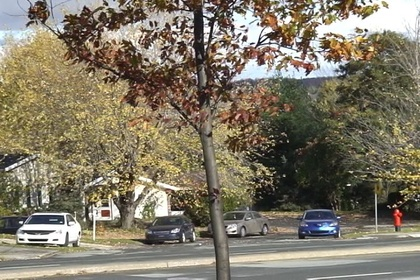
%> input picture matlab/4/im1.jpg, 420 x 280 px, shrunk from 720 x 480 before the run
$ octave hw4.m   (GNU Octave 9; MATLAB toolbox functions it lacks are replaced by stand-ins)
%> lines starting %> are read from the running program, lines starting %| are printed output that depends on the picture
### matlab/4/lbsp.m
% clc;    % Clear the command window.
% close all;  % Close all figures (except those of imtool.)
% imtool close all;  % Close all imtool figures.
% clear;  % Erase all existing variables.
% workspace;  % Make sure the workspace panel is showing.
% fontSize = 20;
% % Read in a standard MATLAB gray scale demo image.
% folder = fullfile(matlabroot, '\toolbox\images\imdemos');
% baseFileName = 'cameraman.tif';
% % Get the full filename, with path prepended.
% fullFileName = fullfile(folder, baseFileName);
% if ~exist(fullFileName, 'file')
%   % Didn't find it there.  Check the search path for it.
%   fullFileName = baseFileName; % No path this time.
%   if ~exist(fullFileName, 'file')
%       % Still didn't find it.  Alert user.
%       errorMessage = sprintf('Error: %s does not exist.', fullFileName);
%       uiwait(warndlg(errorMessage));
%       return;
%   end
% end
function [binarypattern] = lbsp(im)
grayImage = rgb2gray(im);
% Get the dimensions of the image.  numberOfColorBands should be = 1.
[rows columns numberOfColorBands] = size(grayImage);

% [14 lines of commented-out code are left out]
localBinaryPatternImage = zeros(size(grayImage));
for row = 2 : rows - 1
    for col = 2 : columns - 1
        centerPixel = grayImage(row, col);
        pixel7=grayImage(row-1, col-1) > centerPixel;
        pixel6=grayImage(row-1, col) > centerPixel;
        pixel5=grayImage(row-1, col+1) > centerPixel;
        pixel4=grayImage(row, col+1) > centerPixel;
        pixel3=grayImage(row+1, col+1) > centerPixel;
        pixel2=grayImage(row+1, col) > centerPixel;
        pixel1=grayImage(row+1, col-1) > centerPixel;
        pixel0=grayImage(row, col-1) > centerPixel;
        localBinaryPatternImage(row, col) = uint8(...
            pixel7 * 2^7 + pixel6 * 2^6 + ...
            pixel5 * 2^5 + pixel4 * 2^4 + ...
            pixel3 * 2^3 + pixel2 * 2^2 + ...
            pixel1 * 2 + pixel0);
    end
end
% [7 lines of commented-out code are left out]
binarypattern = localBinaryPatternImage;
end

### matlab/4/hw4.m

% 1- read ref,im1 and im2
im1 = imread('im1.jpg');
%> im1 is the input picture: size 280x420x3 uint8; mean R, G, B 128.1, 120.4, 102.7
im2 = imread('im2.jpg');
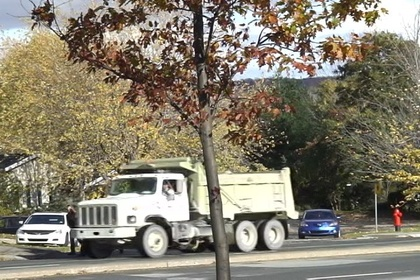
%> input picture matlab/4/im2.jpg, 420 x 280 px, shrunk from 720 x 480 before the run
%> im2 is the input picture: size 280x420x3 uint8; mean R, G, B 133, 126.3, 109.9
ref = imread('ref.jpg');
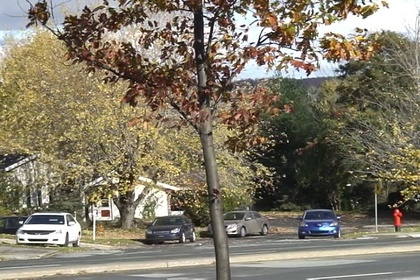
%> input picture matlab/4/ref.jpg, 420 x 280 px, shrunk from 720 x 480 before the run
%> ref is the input picture: size 280x420x3 uint8; mean R, G, B 128.2, 120.4, 102.8

% 2- ref ve im1(i,j,ch) için LBSP bul
reflbsp = lbsp(ref);
%> after the loop in lbsp, `for row = 2 : rows - 1`:
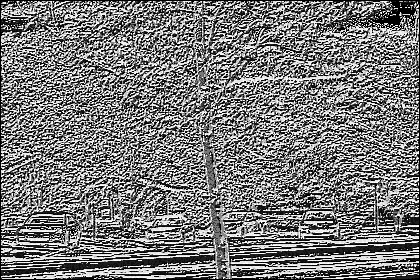
%> localBinaryPatternImage: size 280x420 double; min 0, max 255, mean 121.7
im1lbsp = lbsp(im1);
%> after the loop in lbsp (call 2), `for row = 2 : rows - 1`:
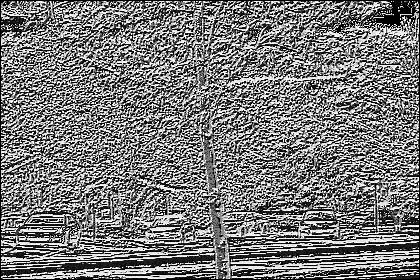
%> localBinaryPatternImage: size 280x420 double; min 0, max 255, mean 121.7; mean of the top-left, top-right, bottom-left and bottom-right quarters 123.7, 122.7, 121.7, 118.4

% 3- im2(i,j,ch) için LBSP bul, im1deki aynı merkezi kullanacağız yine
im2lbsp = lbsp(im2);
%> after the loop in lbsp (call 3), `for row = 2 : rows - 1`:
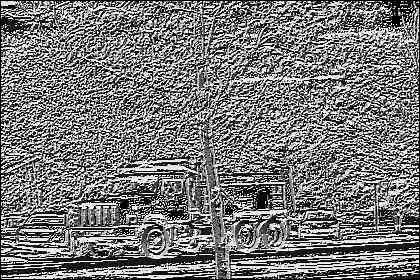
%> localBinaryPatternImage: size 280x420 double; min 0, max 255, mean 120.3

% 4- hamming distance hesapla
% out(i,j) -> hamming distance vericek
% out(i,j,ch) -> kanalı da verir

distance1 = xor(reflbsp,im1lbsp);
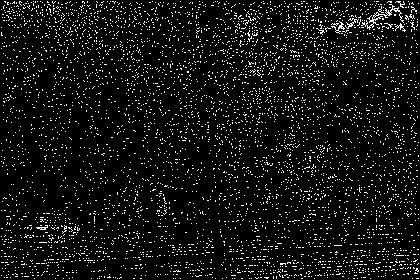
%> distance1: size 280x420 logical; 7.1% white in thin lines or dots

distance2 = xor(reflbsp,im2lbsp);
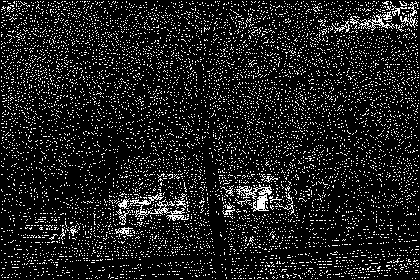
%> distance2: size 280x420 logical; 12.2% white in thin lines or dots

subplot(2,2,1); imshow(distance1);title('distance1');

subplot(2,2,2); imshow(distance2);title('distance2');
